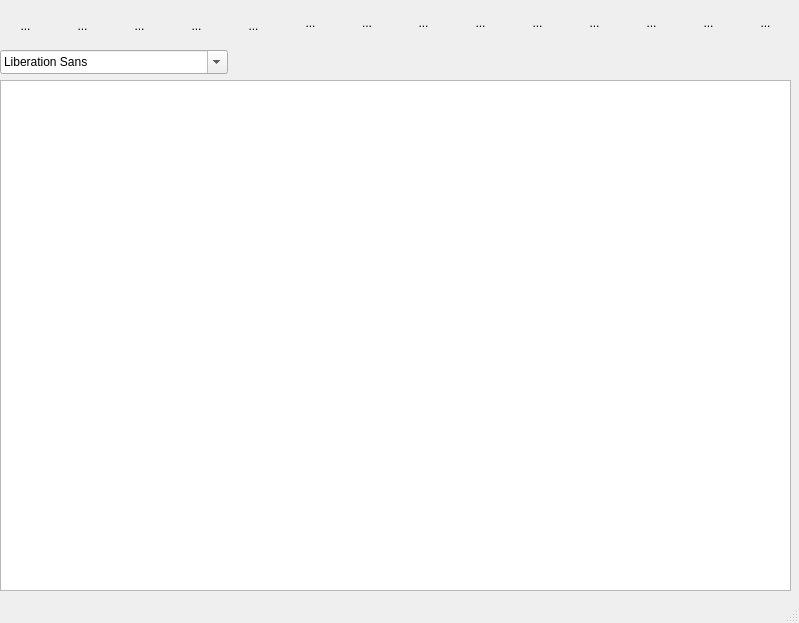
<?xml version="1.0" encoding="UTF-8"?>
<ui version="4.0">
 <class>MainWindow</class>
 <widget class="QMainWindow" name="MainWindow">
  <property name="geometry">
   <rect>
    <x>0</x>
    <y>0</y>
    <width>799</width>
    <height>623</height>
   </rect>
  </property>
  <property name="windowTitle">
   <string>MainWindow</string>
  </property>
  <property name="autoFillBackground">
   <bool>true</bool>
  </property>
  <property name="styleSheet">
   <string notr="true">QToolButton {
    border: none;
}
</string>
  </property>
  <widget class="QWidget" name="centralwidget">
   <widget class="QWidget" name="gridLayoutWidget">
    <property name="geometry">
     <rect>
      <x>0</x>
      <y>0</y>
      <width>791</width>
      <height>51</height>
     </rect>
    </property>
    <layout class="QGridLayout" name="gridLayout">
     <item row="0" column="8">
      <widget class="QToolButton" name="toolButton_8">
       <property name="sizePolicy">
        <sizepolicy hsizetype="Expanding" vsizetype="Expanding">
         <horstretch>0</horstretch>
         <verstretch>0</verstretch>
        </sizepolicy>
       </property>
       <property name="toolTip">
        <string>&lt;html&gt;&lt;head/&gt;&lt;body&gt;&lt;p&gt;水平居中&lt;/p&gt;&lt;/body&gt;&lt;/html&gt;</string>
       </property>
       <property name="text">
        <string>...</string>
       </property>
       <property name="icon">
        <iconset resource="res.qrc">
         <normaloff>:/Resourse/align-center.png</normaloff>:/Resourse/align-center.png</iconset>
       </property>
      </widget>
     </item>
     <item row="0" column="6">
      <widget class="QToolButton" name="toolButton_5">
       <property name="sizePolicy">
        <sizepolicy hsizetype="Expanding" vsizetype="Expanding">
         <horstretch>0</horstretch>
         <verstretch>0</verstretch>
        </sizepolicy>
       </property>
       <property name="toolTip">
        <string>&lt;html&gt;&lt;head/&gt;&lt;body&gt;&lt;p&gt;加粗&lt;/p&gt;&lt;/body&gt;&lt;/html&gt;</string>
       </property>
       <property name="text">
        <string>...</string>
       </property>
       <property name="icon">
        <iconset resource="res.qrc">
         <normaloff>:/Resourse/b.png</normaloff>:/Resourse/b.png</iconset>
       </property>
      </widget>
     </item>
     <item row="0" column="10">
      <widget class="QToolButton" name="toolButton_10">
       <property name="sizePolicy">
        <sizepolicy hsizetype="Expanding" vsizetype="Expanding">
         <horstretch>0</horstretch>
         <verstretch>0</verstretch>
        </sizepolicy>
       </property>
       <property name="toolTip">
        <string>&lt;html&gt;&lt;head/&gt;&lt;body&gt;&lt;p&gt;两端对齐&lt;/p&gt;&lt;/body&gt;&lt;/html&gt;</string>
       </property>
       <property name="text">
        <string>...</string>
       </property>
       <property name="icon">
        <iconset resource="res.qrc">
         <normaloff>:/Resourse/align-justify.png</normaloff>:/Resourse/align-justify.png</iconset>
       </property>
      </widget>
     </item>
     <item row="0" column="12">
      <widget class="QToolButton" name="toolButton_13">
       <property name="sizePolicy">
        <sizepolicy hsizetype="Expanding" vsizetype="Expanding">
         <horstretch>0</horstretch>
         <verstretch>0</verstretch>
        </sizepolicy>
       </property>
       <property name="toolTip">
        <string>&lt;html&gt;&lt;head/&gt;&lt;body&gt;&lt;p&gt;剪切&lt;/p&gt;&lt;/body&gt;&lt;/html&gt;</string>
       </property>
       <property name="text">
        <string>...</string>
       </property>
       <property name="icon">
        <iconset resource="res.qrc">
         <normaloff>:/Resourse/scissors.png</normaloff>:/Resourse/scissors.png</iconset>
       </property>
      </widget>
     </item>
     <item row="0" column="13">
      <widget class="QToolButton" name="toolButton_12">
       <property name="sizePolicy">
        <sizepolicy hsizetype="Expanding" vsizetype="Expanding">
         <horstretch>0</horstretch>
         <verstretch>0</verstretch>
        </sizepolicy>
       </property>
       <property name="toolTip">
        <string>&lt;html&gt;&lt;head/&gt;&lt;body&gt;&lt;p&gt;粘贴&lt;/p&gt;&lt;/body&gt;&lt;/html&gt;</string>
       </property>
       <property name="text">
        <string>...</string>
       </property>
       <property name="icon">
        <iconset resource="res.qrc">
         <normaloff>:/Resourse/paste.png</normaloff>:/Resourse/paste.png</iconset>
       </property>
      </widget>
     </item>
     <item row="0" column="5">
      <widget class="QToolButton" name="toolButton_4">
       <property name="sizePolicy">
        <sizepolicy hsizetype="Expanding" vsizetype="Expanding">
         <horstretch>0</horstretch>
         <verstretch>0</verstretch>
        </sizepolicy>
       </property>
       <property name="toolTip">
        <string>&lt;html&gt;&lt;head/&gt;&lt;body&gt;&lt;p&gt;设置字体&lt;/p&gt;&lt;/body&gt;&lt;/html&gt;</string>
       </property>
       <property name="text">
        <string>...</string>
       </property>
       <property name="icon">
        <iconset resource="res.qrc">
         <normaloff>:/Resourse/a.png</normaloff>:/Resourse/a.png</iconset>
       </property>
      </widget>
     </item>
     <item row="0" column="11">
      <widget class="QToolButton" name="toolButton_11">
       <property name="sizePolicy">
        <sizepolicy hsizetype="Expanding" vsizetype="Expanding">
         <horstretch>0</horstretch>
         <verstretch>0</verstretch>
        </sizepolicy>
       </property>
       <property name="toolTip">
        <string>&lt;html&gt;&lt;head/&gt;&lt;body&gt;&lt;p&gt;复制&lt;/p&gt;&lt;/body&gt;&lt;/html&gt;</string>
       </property>
       <property name="text">
        <string>...</string>
       </property>
       <property name="icon">
        <iconset resource="res.qrc">
         <normaloff>:/Resourse/copy-alt.png</normaloff>:/Resourse/copy-alt.png</iconset>
       </property>
      </widget>
     </item>
     <item row="0" column="7">
      <widget class="QToolButton" name="toolButton_7">
       <property name="sizePolicy">
        <sizepolicy hsizetype="Expanding" vsizetype="Expanding">
         <horstretch>0</horstretch>
         <verstretch>0</verstretch>
        </sizepolicy>
       </property>
       <property name="toolTip">
        <string>&lt;html&gt;&lt;head/&gt;&lt;body&gt;&lt;p&gt;左对齐&lt;/p&gt;&lt;/body&gt;&lt;/html&gt;</string>
       </property>
       <property name="text">
        <string>...</string>
       </property>
       <property name="icon">
        <iconset resource="res.qrc">
         <normaloff>:/Resourse/align-left.png</normaloff>:/Resourse/align-left.png</iconset>
       </property>
      </widget>
     </item>
     <item row="0" column="9">
      <widget class="QToolButton" name="toolButton_9">
       <property name="sizePolicy">
        <sizepolicy hsizetype="Expanding" vsizetype="Expanding">
         <horstretch>0</horstretch>
         <verstretch>0</verstretch>
        </sizepolicy>
       </property>
       <property name="toolTip">
        <string>&lt;html&gt;&lt;head/&gt;&lt;body&gt;&lt;p&gt;右对齐&lt;/p&gt;&lt;/body&gt;&lt;/html&gt;</string>
       </property>
       <property name="text">
        <string>...</string>
       </property>
       <property name="icon">
        <iconset resource="res.qrc">
         <normaloff>:/Resourse/symbol.png</normaloff>:/Resourse/symbol.png</iconset>
       </property>
      </widget>
     </item>
     <item row="0" column="4" rowspan="2">
      <widget class="QToolButton" name="toolButton_6">
       <property name="sizePolicy">
        <sizepolicy hsizetype="Expanding" vsizetype="Expanding">
         <horstretch>0</horstretch>
         <verstretch>0</verstretch>
        </sizepolicy>
       </property>
       <property name="toolTip">
        <string>&lt;html&gt;&lt;head/&gt;&lt;body&gt;&lt;p&gt;恢复&lt;/p&gt;&lt;/body&gt;&lt;/html&gt;</string>
       </property>
       <property name="text">
        <string>...</string>
       </property>
       <property name="icon">
        <iconset resource="res.qrc">
         <normaloff>:/Resourse/angle-right.png</normaloff>:/Resourse/angle-right.png</iconset>
       </property>
      </widget>
     </item>
     <item row="0" column="3" rowspan="2">
      <widget class="QToolButton" name="toolButton_3">
       <property name="sizePolicy">
        <sizepolicy hsizetype="Expanding" vsizetype="Expanding">
         <horstretch>0</horstretch>
         <verstretch>0</verstretch>
        </sizepolicy>
       </property>
       <property name="toolTip">
        <string>&lt;html&gt;&lt;head/&gt;&lt;body&gt;&lt;p&gt;撤销&lt;/p&gt;&lt;/body&gt;&lt;/html&gt;</string>
       </property>
       <property name="text">
        <string>...</string>
       </property>
       <property name="icon">
        <iconset resource="res.qrc">
         <normaloff>:/Resourse/angle-left.png</normaloff>:/Resourse/angle-left.png</iconset>
       </property>
      </widget>
     </item>
     <item row="0" column="2" rowspan="2">
      <widget class="QToolButton" name="toolButton_2">
       <property name="sizePolicy">
        <sizepolicy hsizetype="Expanding" vsizetype="Expanding">
         <horstretch>0</horstretch>
         <verstretch>0</verstretch>
        </sizepolicy>
       </property>
       <property name="toolTip">
        <string>&lt;html&gt;&lt;head/&gt;&lt;body&gt;&lt;p&gt;保存&lt;/p&gt;&lt;/body&gt;&lt;/html&gt;</string>
       </property>
       <property name="text">
        <string>...</string>
       </property>
       <property name="icon">
        <iconset resource="res.qrc">
         <normaloff>:/Resourse/document.png</normaloff>:/Resourse/document.png</iconset>
       </property>
      </widget>
     </item>
     <item row="0" column="1" rowspan="2">
      <widget class="QToolButton" name="toolButton_14">
       <property name="sizePolicy">
        <sizepolicy hsizetype="Expanding" vsizetype="Expanding">
         <horstretch>0</horstretch>
         <verstretch>0</verstretch>
        </sizepolicy>
       </property>
       <property name="toolTip">
        <string>&lt;html&gt;&lt;head/&gt;&lt;body&gt;&lt;p&gt;保存&lt;/p&gt;&lt;/body&gt;&lt;/html&gt;</string>
       </property>
       <property name="text">
        <string>...</string>
       </property>
       <property name="icon">
        <iconset resource="res.qrc">
         <normaloff>:/Resourse/check.png</normaloff>:/Resourse/check.png</iconset>
       </property>
      </widget>
     </item>
     <item row="0" column="0" rowspan="2">
      <widget class="QToolButton" name="toolButton">
       <property name="sizePolicy">
        <sizepolicy hsizetype="Expanding" vsizetype="Expanding">
         <horstretch>0</horstretch>
         <verstretch>0</verstretch>
        </sizepolicy>
       </property>
       <property name="toolTip">
        <string>&lt;html&gt;&lt;head/&gt;&lt;body&gt;&lt;p&gt;打开文件&lt;/p&gt;&lt;/body&gt;&lt;/html&gt;</string>
       </property>
       <property name="styleSheet">
        <string notr="true">QToolButton {
    border: none;
}
</string>
       </property>
       <property name="text">
        <string>...</string>
       </property>
       <property name="icon">
        <iconset resource="res.qrc">
         <normaloff>:/Resourse/folder.png</normaloff>:/Resourse/folder.png</iconset>
       </property>
      </widget>
     </item>
    </layout>
   </widget>
   <widget class="QFontComboBox" name="fontComboBox">
    <property name="geometry">
     <rect>
      <x>0</x>
      <y>50</y>
      <width>228</width>
      <height>24</height>
     </rect>
    </property>
    <property name="sizePolicy">
     <sizepolicy hsizetype="Expanding" vsizetype="Fixed">
      <horstretch>0</horstretch>
      <verstretch>0</verstretch>
     </sizepolicy>
    </property>
   </widget>
   <widget class="QPlainTextEdit" name="plainTextEdit">
    <property name="geometry">
     <rect>
      <x>0</x>
      <y>80</y>
      <width>791</width>
      <height>511</height>
     </rect>
    </property>
    <property name="sizePolicy">
     <sizepolicy hsizetype="Fixed" vsizetype="Fixed">
      <horstretch>0</horstretch>
      <verstretch>0</verstretch>
     </sizepolicy>
    </property>
    <property name="autoFillBackground">
     <bool>true</bool>
    </property>
   </widget>
  </widget>
  <widget class="QMenuBar" name="menubar">
   <property name="geometry">
    <rect>
     <x>0</x>
     <y>0</y>
     <width>799</width>
     <height>21</height>
    </rect>
   </property>
  </widget>
  <widget class="QStatusBar" name="statusbar"/>
 </widget>
 <resources>
  <include location="res.qrc"/>
 </resources>
 <connections/>
</ui>
